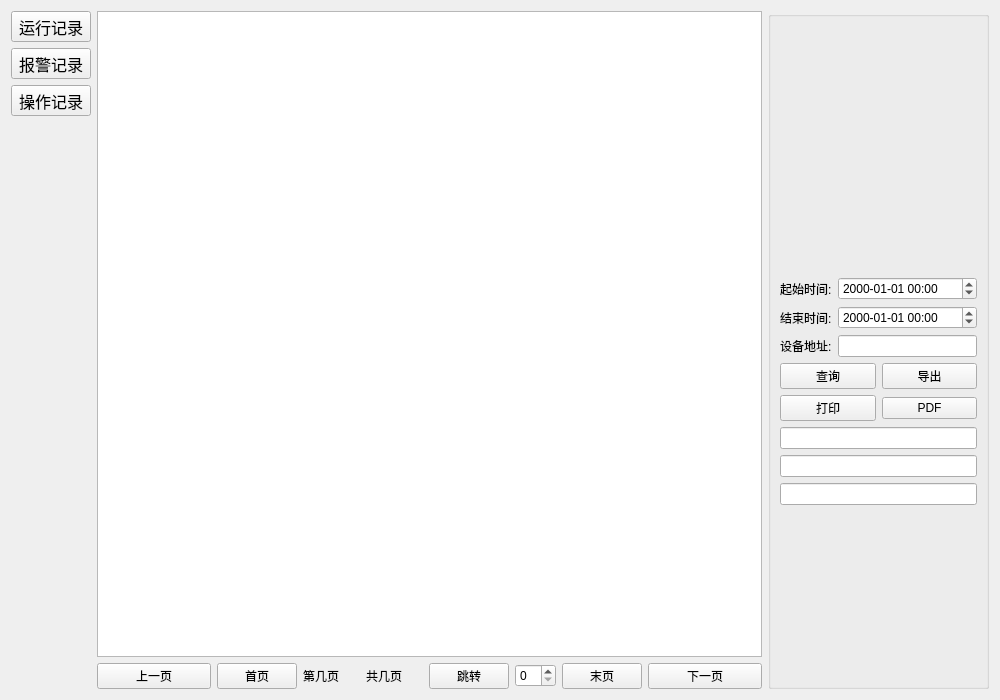
<?xml version="1.0" encoding="UTF-8"?>
<ui version="4.0">
 <class>DataSheetForm</class>
 <widget class="QWidget" name="DataSheetForm">
  <property name="geometry">
   <rect>
    <x>0</x>
    <y>0</y>
    <width>1000</width>
    <height>700</height>
   </rect>
  </property>
  <property name="windowTitle">
   <string>数据查询</string>
  </property>
  <layout class="QHBoxLayout" name="horizontalLayout">
   <item>
    <layout class="QHBoxLayout" name="horizontalLayout_3" stretch="1,3,1">
     <item>
      <layout class="QVBoxLayout" name="verticalLayout_main">
       <item>
        <widget class="QToolButton" name="toolButton_alarm">
         <property name="font">
          <font>
           <family>等线</family>
           <pointsize>12</pointsize>
          </font>
         </property>
         <property name="text">
          <string>运行记录</string>
         </property>
         <property name="iconSize">
          <size>
           <width>32</width>
           <height>32</height>
          </size>
         </property>
        </widget>
       </item>
       <item>
        <widget class="QToolButton" name="toolButton_info">
         <property name="font">
          <font>
           <family>等线</family>
           <pointsize>12</pointsize>
          </font>
         </property>
         <property name="text">
          <string>报警记录</string>
         </property>
        </widget>
       </item>
       <item>
        <widget class="QToolButton" name="toolButton_operate">
         <property name="font">
          <font>
           <family>等线</family>
           <pointsize>12</pointsize>
           <kerning>true</kerning>
          </font>
         </property>
         <property name="text">
          <string>操作记录</string>
         </property>
        </widget>
       </item>
       <item>
        <spacer name="verticalSpacer">
         <property name="orientation">
          <enum>Qt::Vertical</enum>
         </property>
         <property name="sizeHint" stdset="0">
          <size>
           <width>20</width>
           <height>40</height>
          </size>
         </property>
        </spacer>
       </item>
      </layout>
     </item>
     <item>
      <layout class="QVBoxLayout" name="verticalLayout_view">
       <item>
        <widget class="QTableView" name="tableView_Sheet"/>
       </item>
       <item>
        <layout class="QHBoxLayout" name="horizontalLayout_pageChange" stretch="2,0,1,1,0,0,0,2">
         <item>
          <widget class="QPushButton" name="pushButton_previousPage">
           <property name="text">
            <string>上一页</string>
           </property>
          </widget>
         </item>
         <item>
          <widget class="QPushButton" name="pushButton_firstPage">
           <property name="text">
            <string>首页</string>
           </property>
          </widget>
         </item>
         <item>
          <widget class="QLabel" name="label_currentPage">
           <property name="text">
            <string>第几页</string>
           </property>
          </widget>
         </item>
         <item>
          <widget class="QLabel" name="label_pageCount">
           <property name="text">
            <string>共几页</string>
           </property>
          </widget>
         </item>
         <item>
          <widget class="QPushButton" name="pushButton_gotoPage">
           <property name="text">
            <string>跳转</string>
           </property>
          </widget>
         </item>
         <item>
          <widget class="QSpinBox" name="spinBox_gotoPage"/>
         </item>
         <item>
          <widget class="QPushButton" name="pushButton_lastPage">
           <property name="text">
            <string>末页</string>
           </property>
          </widget>
         </item>
         <item>
          <widget class="QPushButton" name="pushButton_nextPage">
           <property name="text">
            <string>下一页</string>
           </property>
          </widget>
         </item>
        </layout>
       </item>
      </layout>
     </item>
     <item>
      <layout class="QVBoxLayout" name="verticalLayout_condition">
       <item>
        <widget class="QGroupBox" name="groupBox">
         <property name="title">
          <string/>
         </property>
         <layout class="QVBoxLayout" name="verticalLayout">
          <item>
           <spacer name="verticalSpacer_3">
            <property name="orientation">
             <enum>Qt::Vertical</enum>
            </property>
            <property name="sizeHint" stdset="0">
             <size>
              <width>20</width>
              <height>40</height>
             </size>
            </property>
           </spacer>
          </item>
          <item>
           <layout class="QGridLayout" name="gridLayout">
            <item row="3" column="1">
             <widget class="QLineEdit" name="lineEdit_address"/>
            </item>
            <item row="3" column="0">
             <widget class="QLabel" name="label_address">
              <property name="text">
               <string>设备地址:</string>
              </property>
             </widget>
            </item>
            <item row="2" column="0">
             <widget class="QLabel" name="label_2">
              <property name="text">
               <string>结束时间:</string>
              </property>
             </widget>
            </item>
            <item row="1" column="1">
             <widget class="QDateTimeEdit" name="dateTimeEdit_start">
              <property name="displayFormat">
               <string>yyyy-MM-dd HH:mm</string>
              </property>
             </widget>
            </item>
            <item row="2" column="1">
             <widget class="QDateTimeEdit" name="dateTimeEdit_end">
              <property name="displayFormat">
               <string>yyyy-MM-dd HH:mm</string>
              </property>
             </widget>
            </item>
            <item row="1" column="0">
             <widget class="QLabel" name="label">
              <property name="text">
               <string>起始时间:</string>
              </property>
             </widget>
            </item>
           </layout>
          </item>
          <item>
           <layout class="QGridLayout" name="gridLayout_button">
            <item row="0" column="0">
             <widget class="QPushButton" name="pushButton_query">
              <property name="text">
               <string>查询</string>
              </property>
             </widget>
            </item>
            <item row="0" column="1">
             <widget class="QPushButton" name="pushButton_output">
              <property name="text">
               <string>导出</string>
              </property>
             </widget>
            </item>
            <item row="1" column="0">
             <widget class="QPushButton" name="pushButton_print">
              <property name="text">
               <string>打印</string>
              </property>
             </widget>
            </item>
            <item row="1" column="1">
             <widget class="QPushButton" name="pushButton_pdf">
              <property name="text">
               <string>PDF</string>
              </property>
             </widget>
            </item>
           </layout>
          </item>
          <item>
           <layout class="QVBoxLayout" name="verticalLayout_status">
            <item>
             <widget class="QLineEdit" name="lineEdit_timeCosume">
              <property name="readOnly">
               <bool>true</bool>
              </property>
             </widget>
            </item>
            <item>
             <widget class="QLineEdit" name="lineEdit_documentCount">
              <property name="readOnly">
               <bool>true</bool>
              </property>
             </widget>
            </item>
            <item>
             <widget class="QLineEdit" name="lineEdit_CountPerPage">
              <property name="readOnly">
               <bool>true</bool>
              </property>
             </widget>
            </item>
            <item>
             <spacer name="verticalSpacer_2">
              <property name="orientation">
               <enum>Qt::Vertical</enum>
              </property>
              <property name="sizeHint" stdset="0">
               <size>
                <width>20</width>
                <height>40</height>
               </size>
              </property>
             </spacer>
            </item>
           </layout>
          </item>
         </layout>
        </widget>
       </item>
      </layout>
     </item>
    </layout>
   </item>
  </layout>
 </widget>
 <resources/>
 <connections/>
</ui>
